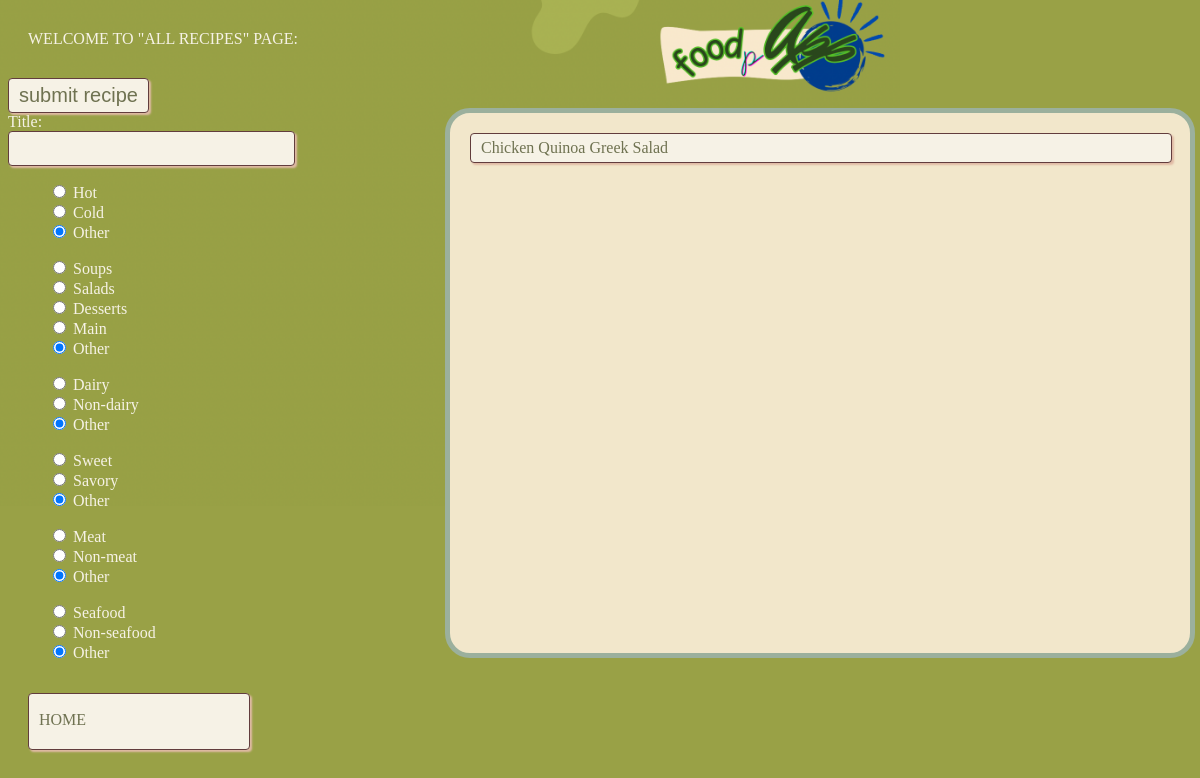
/home/allrecipestagspage (signed in), run on an earlier commit of the app's database.
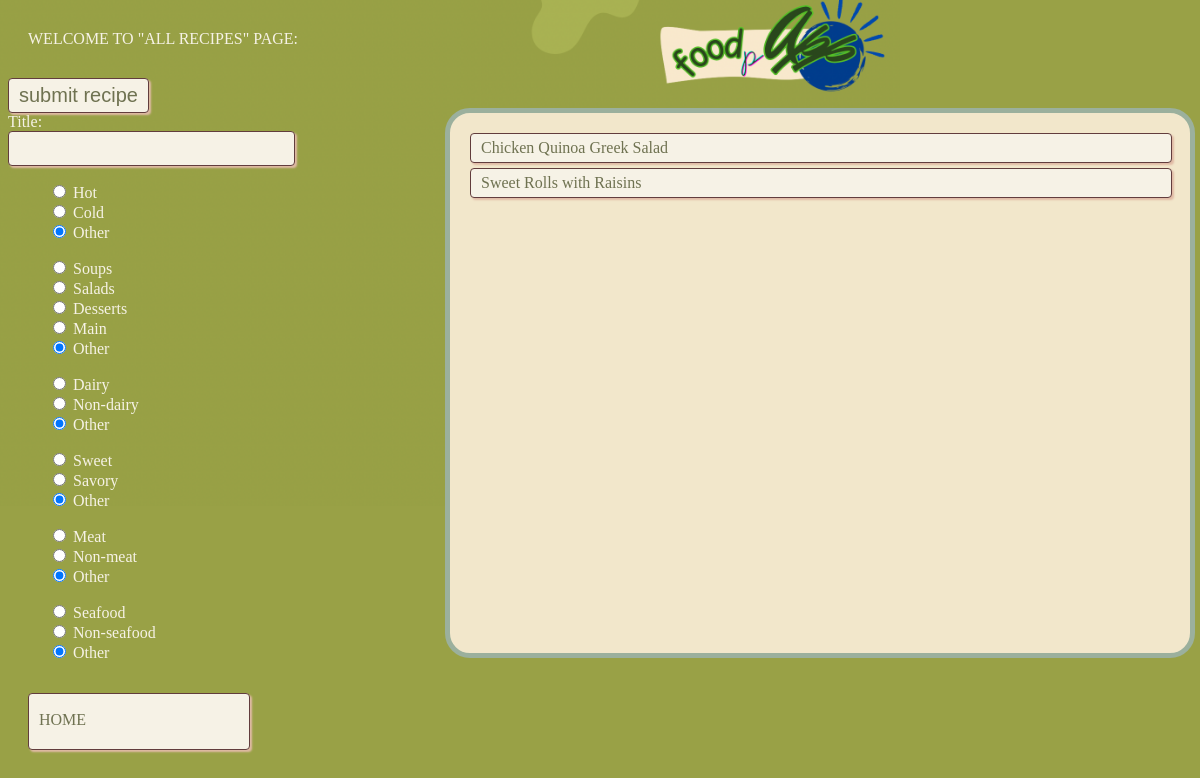
And on a later commit of the database.
### app/models.py (models this page shows, shortened)
class Recipe(db.Model):
    id = db.Column(db.Integer, primary_key=True)  # Primary key for recipe ID
    title = db.Column(db.String(80))  # Column for recipe title with a max length of 80 characters
    description = db.Column(db.Text, nullable=False)  # Column for recipe description (non-nullable)
    ingredients = db.Column(db.Text, nullable=False)
    instructions = db.Column(db.Text, nullable=False)
    comment_ids = db.Column(db.String, default="")
    created = db.Column(db.DateTime, default=datetime.now())  # Timestamp for when the recipe is created
    user_id = db.Column(db.Integer, db.ForeignKey('user.id'))  # Foreign key to associate with a User
    created = db.Column(db.DateTime, default=datetime.now())
    ratings = db.Column(db.String, default="")                 # String formatted as "UserID Rating UserID Rating ..."
    num_of_rating = db.Column(db.Integer, default=0)
    total_rating = db.Column(db.Integer, default=0)
    tags = db.Column(db.JSON, default={})

### app/routes.py (the view, shortened to what this page needs)
@myapp_obj.route("/home/allrecipestagspage", methods=['GET', 'POST'])
@login_required  # Ensure the user is logged in before accessing this route
def allrecipestags():
    form = RecipeForm()
    query = Recipe.query
    if ("title" in request.args):
        arg = request.args.get("title")
        form.title_for_search.data = arg
        query = query.filter(or_(Recipe.ingredients.icontains(arg), Recipe.title.icontains(arg)))
    if ("temperature" in request.args):
        arg = request.args.get("temperature")
        form.temperature.data = arg
        query = query.filter(func.json_extract(Recipe.tags, "$.temperature") == arg)
    if ("dish_type" in request.args):
        arg = request.args.get("dish_type")
        form.dish_type.data = arg
        query = query.filter(func.json_extract(Recipe.tags, "$.dish_type") == arg)
    if ("dairy" in request.args):
        arg = request.args.get("dairy")
        form.dairy.data = arg
        query = query.filter(func.json_extract(Recipe.tags, "$.dairy") == arg)
    if ("sweetness" in request.args):
        arg = request.args.get("sweetness")
        form.sweetness.data = arg
        query = query.filter(func.json_extract(Recipe.tags, "$.sweetness") == arg)
    if ("meat" in request.args):
        arg = request.args.get("meat")
        form.meat.data = arg
        query = query.filter(func.json_extract(Recipe.tags, "$.meat") == arg)
    if ("seafood" in request.args):
        arg = request.args.get("seafood")
        form.seafood.data = arg
        query = query.filter(func.json_extract(Recipe.tags, "$.seafood") == arg)
    recipes = query.all()
    return render_template("allrecipestagspage.html", title = "All Recipes Tags", form = form, pageClass = "allrecipestagspage", recipes=recipes)  # Render home.html

### app/__init__.py (called while the page is built)
@login.user_loader
def load_user(id):
    return User.query.get(int(id))  # Fetch the user by ID from the database

### app/templates/allrecipestagspage.html (shortened to what this page needs)
{% extends "base.html" %}
{% block content %}
	<div class = "welcome-text"> WELCOME TO "ALL RECIPES" PAGE: </div>
	<div class = "container">
		<div class = "left">
			<form action="" method="POST">
				{{ form.submit_recipe() }}
				<div class="form-field">
		            <div class="input-text">{{form.title.label}}:</div>
		            {{ form.title_for_search(class="form-control", id="title") }}
		        </div>
				<div class = "tags">
					{{form.temperature}}
					{{form.dish_type}}
					{{form.dairy}}
					{{form.sweetness}}
					{{form.meat}}
					{{form.seafood}}
				</div>
			</form>
		</div>
		<div class = "right">
			<div class = "links">
				<div class = "recipes">
					{% for r in recipes %}
					 <a href = "{{url_for('mysinglerecipeview', num = r.id)}}">
					 	<div class = "button"> {{r.title}} </div>
					 </a>
					 {% endfor %}
				 </div>
			 </div>
		 </div>
	</div>
	<a href = "{{url_for('home')}}" id = "home">
		<div class = "button home-button"> HOME </div>
	</a>
{% endblock %}

### app/templates/base.html (shortened to what this page needs)
<html>
<head>
	<link rel = "stylesheet" href = "{{ url_for('static', filename = 'styles.css')}}">
</head>
<body class = "{{pageClass}}">
    {% block content %} {% endblock %}
</body>
</html>

### app/static/styles.css (style rules this page uses)
a { text-decoration: none; }
.welcome-text { color: #f6f2e6; margin: 30px 20px; }
div.button.home-button { position: absolute; left: 28px; bottom: 30px; width: 200px; height: 33px; margin-bottom: 20px; padding-top: 17px; }

What changed in the data, as far as the page shows it:
added Recipe: title "Sweet Rolls with Raisins"
